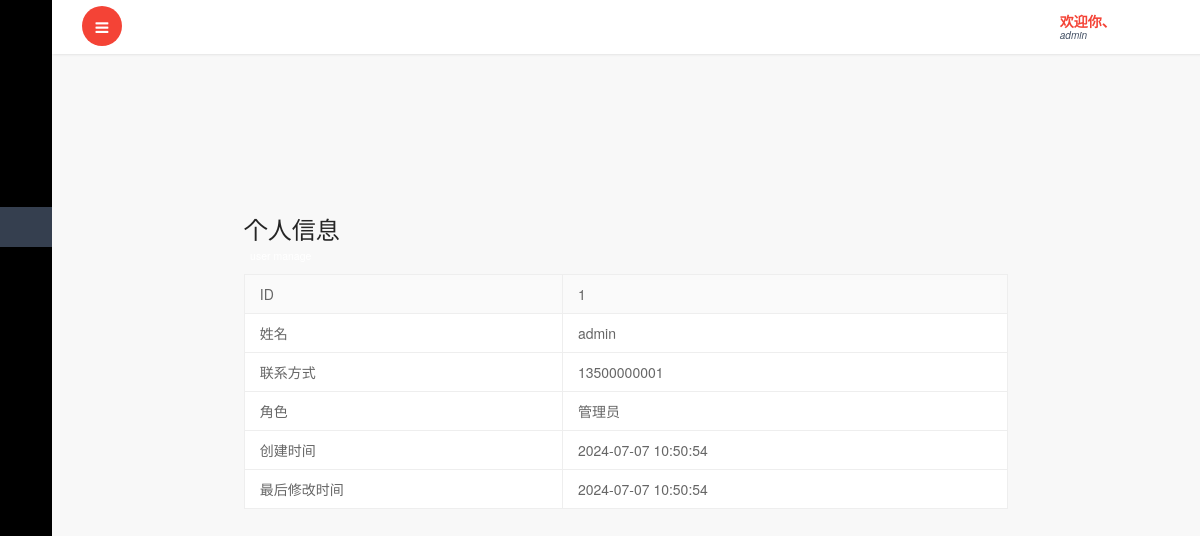
The page /personal (signed in) on the database its author committed.
### user/models.py (models this page shows, shortened)
class User(models.Model):
    id = models.AutoField(primary_key=True)
    name = models.CharField('姓名', default='', max_length=50)
    password = models.CharField('密码', default='123', max_length=50)
    image = models.ImageField('图片', upload_to='static/media', default='static/media/default.png')
    phone = models.CharField('邮箱', default='', max_length=50)
    create_time = models.DateTimeField('创建时间', auto_now_add=True)
    modify_time = models.DateTimeField('最后修改时间', auto_now=True)
    role = models.IntegerField('角色', default=2)
    description = models.TextField('个人描述')
    class Meta:
        db_table = 'user'
        verbose_name_plural = verbose_name = '用户表'

### common/views.py (the view)
# urls.py: path('personal',views.personal),
def personal(req):
    username = req.session['username']
    role_id = req.session['role']
    user = User.objects.filter(name=username).first()
    return render(req, 'personal.html', locals())

### templates/personal.html (shortened to what this page needs)
{% extends 'base.html' %}
{% block style %}
    <link rel="stylesheet" href="../static/layui/css/layui.css"/>
{% endblock %}
{% block content %}
    <div class="contents" style="margin: 140px 15%">
        <div class="grid_wrapper">
            <div class="g_6 contents_header">
                <h3 class="i_16_table tab_label">个人信息</h3>
                <div><span class="label">user manage</span></div>
            </div>
            <div class="layui-form">
                <table class="layui-table">
                    <thead>
                    <tr>
                        <th>ID</th>
                        <th>{{ user.id }}</th>
                    </tr>
                    </thead>
                    <tbody>
                    <tr>
                        <td>姓名</td>
                        <td>{{ user.name }}</td>
                    </tr>
                    <tr>
                        <td>联系方式</td>
                        <td>{{ user.phone }}</td>
                    </tr>
                    <tr>
                        <td>角色</td>
                        <td>{{ user.description }}</td>
                    </tr>
                    <tr>
                        <td>创建时间</td>
                        <td>{{ user.create_time| date:'Y-m-d H:i:s' }}</td>
                    </tr>
                    <tr>
                        <td>最后修改时间</td>
                        <td>{{ user.modify_time| date:'Y-m-d H:i:s' }}</td>
                    </tr>
                    </tbody>
                </table>
            </div>
        </div>
    </div>
{% endblock %}

### templates/base.html (shortened to what this page needs)
<!DOCTYPE HTML>
<html>
<head>
    <link href="../static/css/bootstrap.min.css" rel='stylesheet' type='text/css'/>
    <link href="../static/css/style1.css" rel='stylesheet' type='text/css'/>
    <link href="../static/css/font-awesome.css" rel="stylesheet">
    <link rel="stylesheet" href="../static/css/icon-font.min.css" type='text/css'/>
    <link href="../static/css/animate.css" rel="stylesheet" type="text/css" media="all">
    {% block style %}
    {% endblock %}
</head>
<body class="sticky-header left-side-collapsed">
<section>
    <div class="left-side sticky-left-side">
        <div class="left-side-inner">
            <ul class="nav nav-pills nav-stacked custom-nav">
                <li id="index"><a href="/index"><i class="lnr lnr-home"></i><span>首页</span></a></li>
                <li id="detection"><a href="/detection"><i class="lnr lnr-cog"></i><span>车辆识别</span></a></li>
                <li id="qcbk"><a href="/qcbk"><i class="lnr lnr-spell-check"></i><span>汽车百科</span></a></li>
                <li id="scdq"><a href="/scdq"><i class="lnr lnr-menu"></i><span>识车大全</span></a></li>
                <li id="pics"><a href="/pics"><i class="lnr lnr-list"></i><span>图片管理</span></a></li>
                <li id="personal"><a href="/personal"><i class="lnr lnr-book"></i><span>个人信息</span></a></li>
                <li id="user"><a href="/user/user"><i class="lnr lnr-users"></i><span>用户管理</span></a></li>
                <li id="index"><a href="/admin"><i class="lnr lnr-home"></i><span>后台管理</span></a></li>
            </ul>
        </div>
    </div>
    <div class="main-content">
        <div class="header-section">
            <a class="toggle-btn  menu-collapsed"><i class="fa fa-bars"></i></a>
            <div class="menu-right">
                <div class="user-panel-top">
                    <div class="profile_details">
                        <ul>
                            <li class="dropdown profile_details_drop">
                                <a href="#" class="dropdown-toggle" data-toggle="dropdown" aria-expanded="false">
                                    <div class="profile_img">
                                        <span style="background:url(../static/images/1.jpg) no-repeat center"> </span>
                                        <div class="user-name">
                                            <p>欢迎你、<span>{{ username }}</span></p>
                                        </div>
                                        <i class="lnr lnr-chevron-down"></i>
                                        <div class="clearfix"></div>
                                    </div>
                                </a>
                            </li>
                            <div class="clearfix"></div>
                        </ul>
                    </div>
                    <div class="clearfix"></div>
                </div>
            </div>
        </div>
        <div id="page-wrapper">
            {% block content %}
            {% endblock %}
        </div>
    </div>
</section>
</body>
</html>

### static/layui/css/layui.css (style rules this page uses)
h1,h2,h3,h4,h5,h6 { font-weight:400 }
a,body { color:#333 }
blockquote,body,button,dd,div,dl,dt,form,h1,h2,h3,h4,h5,h6,input,li,ol,p,pre,td,textarea,th,ul { margin:0;padding:0;-webkit-tap-highlight-color:rgba(0,0,0,0) }
li { list-style:none }
table { border-collapse:collapse;border-spacing:0 }
body { line-height:1.6;color:rgba(0,0,0,.85);font:14px Helvetica Neue,Helvetica,PingFang SC,Tahoma,Arial,sans-serif }
a { text-decoration:none }
.layui-table,.layui-table-view { margin:10px 0 }
.layui-table { width:100%;background-color:#fff;color:#666 }
.layui-table tr { transition:all .3s;-webkit-transition:all .3s }
.layui-table th { text-align:left;font-weight:400 }
.layui-table tbody tr:hover,.layui-table thead tr,.layui-table-click,.layui-table-header,.layui-table-hover,.layui-table-mend,.layui-table-patch,.layui-table-tool,.layui-table-total,.layui-table-total tr,.layui-table[lay-even] tr:nth-child(even) { background-color:#FAFAFA }
.layui-table td,.layui-table th,.layui-table-col-set,.layui-table-fixed-r,.layui-table-grid-down,.layui-table-header,.layui-table-page,.layui-table-tips-main,.layui-table-tool,.layui-table-total,.layui-table-view,.layui-table[lay-skin=line],.layui-table[lay-skin=row] { border-width:1px;border-style:solid;border-color:#eee }
.layui-table td,.layui-table th { position:relative;padding:9px 15px;min-height:20px;line-height:20px;font-size:14px }

### rows shown on the page
User: name "admin", id "1", phone "13500000001", description "管理员", create_time "2024-07-07 10:50:54", modify_time "2024-07-07 10:50:54"
